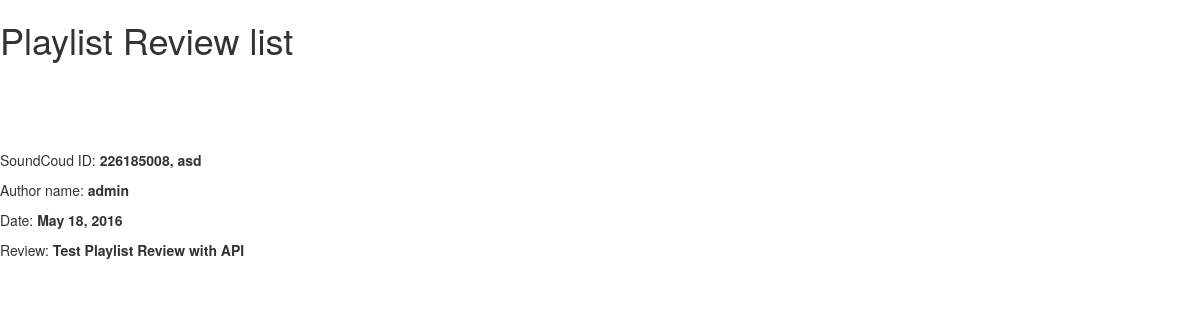
Screenshot of /playlistreviews/10 with the database file from the repository.
### iMusicMatch/models.py (models this page shows)
class PlaylistReview(models.Model):
    playlistID = models.ForeignKey(Playlist)
    user = models.ForeignKey(Django_User)
    date = models.DateField()
    review = models.CharField(max_length = 1000)
    def __unicode__(self):
        return "{0}, {1}, {2}".format(self.id, self.playlistID.name, self.user.username)

class Playlist(models.Model):
    scID = models.IntegerField()
    name = models.CharField(max_length=100)
    members = models.ManyToManyField(User)
    trackList = models.ManyToManyField(Track)
    def __unicode__(self):
        return "{0}, {1}".format(self.scID, self.name)

### iMusicMatch/views.py (the view)
# urls.py: url(r'^playlistreviews/(?P<objID>[0-9]+)',  views.ShowSpecificPlaylistReview, name='playlistreview_detail'),
def ShowSpecificPlaylistReview(request, objID):
    rvs = PlaylistReview.objects.filter(id=int(objID))
    return render(request, 'iMusicMatch/ListingHTMLPlaylistReview.html', {'rvs': rvs})

### templates/iMusicMatch/ListingHTMLPlaylistReview.html (shortened to what this page needs)
<link rel="stylesheet" href="//maxcdn.bootstrapcdn.com/bootstrap/3.2.0/css/bootstrap.min.css">
<link rel="stylesheet" href="//maxcdn.bootstrapcdn.com/bootstrap/3.2.0/css/bootstrap-theme.min.css">
 <html>
        <head>
        </head>
        <body>
             <div>
                <h1><p>Playlist Review list</p></h1>
                 <br> </br>
            </div>
        {% for rv in rvs %}
            <br> </br>
                <p>SoundCoud ID: <b>{{ rv.playlistID }}</b></p>
                <p>Author name: <b>{{ rv.user.username }}</b></p>
                <p>Date: <b>{{ rv.date }}</b></p>
                <p>Review: <b>{{ rv.review }}</b></p>
        {% endfor %}
        </body>
    </html>

### rows the page displays
PlaylistReview: playlistID "226185008, asd", user.username "admin", date "May 18, 2016", review "Test Playlist Review with API"
